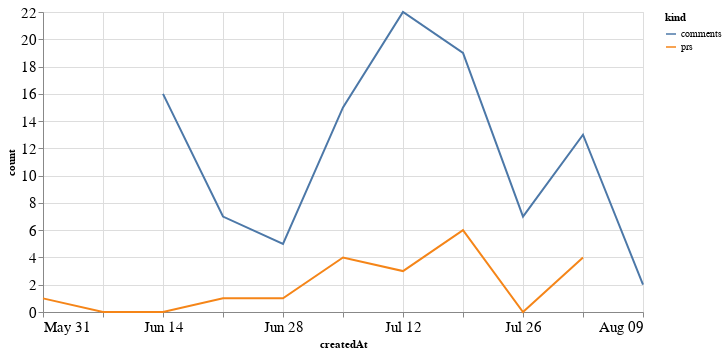

Here is the notebook cell this chart was saved with:
### Code cell
alt.Chart(total_time, width=600).mark_line().encode(
    x='createdAt',
    y='count',
    color='kind'
)

### Figure 1 — Vega-Lite specification as saved in the notebook (floating-point values rounded to 4 significant figures)
{"config": {"axisLeft": {"labelFontSize": 15}, "axisBottom": {"labelFontSize": 15}}, "data": {"name": "data-a161def401499843e9a2a00ec283855c"}, "mark": "line", "encoding": {"color": {"type": "nominal", "field": "kind"}, "x": {"type": "temporal", "field": "createdAt"}, "y": {"type": "quantitative", "field": "count"}}, "width": 600, "$schema": "https://vega.github.io/schema/vega-lite/v4.8.1.json", "datasets": {"data-a161def401499843e9a2a00ec283855c": [{"createdAt": "2020-05-31T00:00:00", "kind": "prs", "count": 1.0}, {"createdAt": "2020-06-07T00:00:00", "kind": "prs", "count": 0.0}, {"createdAt": "2020-06-14T00:00:00", "kind": "prs", "count": 0.0}, {"createdAt": "2020-06-21T00:00:00", "kind": "prs", "count": 1.0}, {"createdAt": "2020-06-28T00:00:00", "kind": "prs", "count": 1.0}, {"createdAt": "2020-07-05T00:00:00", "kind": "prs", "count": 4.0}, {"createdAt": "2020-07-12T00:00:00", "kind": "prs", "count": 3.0}, {"createdAt": "2020-07-19T00:00:00", "kind": "prs", "count": 6.0}, {"createdAt": "2020-07-26T00:00:00", "kind": "prs", "count": 0.0}, {"createdAt": "2020-08-02T00:00:00", "kind": "prs", "count": 4.0}, {"createdAt": "2020-08-09T00:00:00", "kind": "prs", "count": null}, {"createdAt": "2020-05-31T00:00:00", "kind": "comments", "count": null}, {"createdAt": "2020-06-07T00:00:00", "kind": "comments", "count": null}, {"createdAt": "2020-06-14T00:00:00", "kind": "comments", "count": 16.0}, {"createdAt": "2020-06-21T00:00:00", "kind": "comments", "count": 7.0}, {"createdAt": "2020-06-28T00:00:00", "kind": "comments", "count": 5.0}, {"createdAt": "2020-07-05T00:00:00", "kind": "comments", "count": 15.0}, {"createdAt": "2020-07-12T00:00:00", "kind": "comments", "count": 22.0}, {"createdAt": "2020-07-19T00:00:00", "kind": "comments", "count": 19.0}, {"createdAt": "2020-07-26T00:00:00", "kind": "comments", "count": 7.0}, {"createdAt": "2020-08-02T00:00:00", "kind": "comments", "count": 13.0}, {"createdAt": "2020-08-09T00:00:00", "kind": "comments", "count": 2.0}]}}
